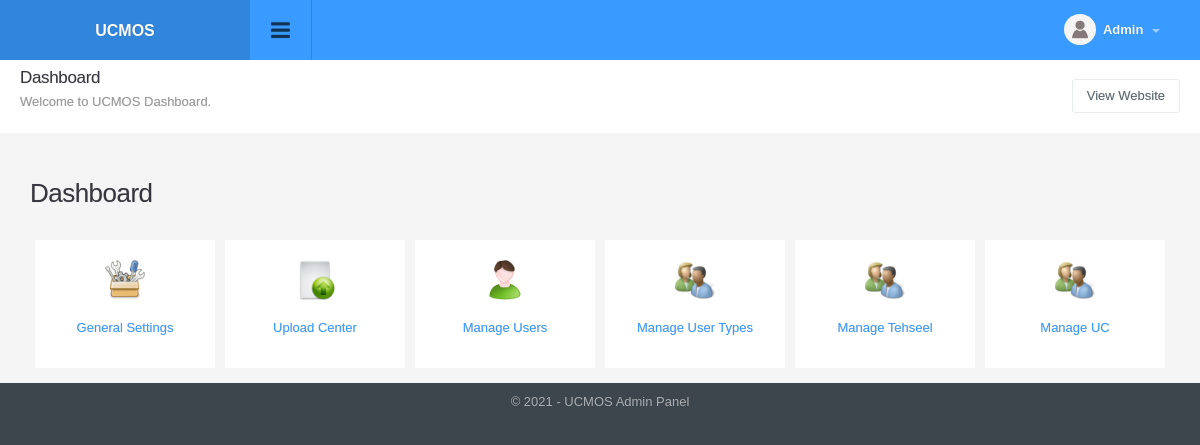
Page /index.php (signed in) on the earlier database version.
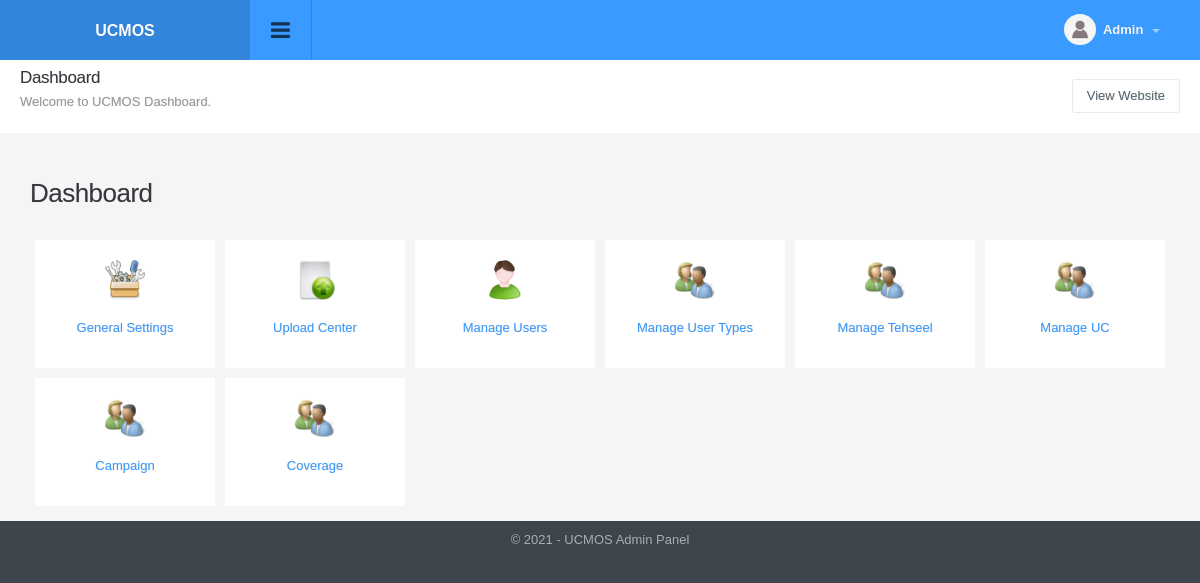
Same page on the later database version.
### tables this page shows
CREATE TABLE `menu` (
  `id` int(11) NOT NULL,
  `title` varchar(100) NOT NULL,
  `url` varchar(100) NOT NULL,
  `parent_id` int(11) NOT NULL,
  `depth` int(1) NOT NULL,
  `sortorder` int(11) NOT NULL,
  `icon` varchar(200) NOT NULL,
  `small_icon` varchar(200) NOT NULL
);

### include/utility.php (called while the page is built, shortened)
<?php
function get_config($var){
	global $dblink;
	$sql="select value from config_variable where `key`='".slash($var)."'";
	$resConfig=doquery($sql,$dblink);
	if(numrows($resConfig)>0){
		while($rowConfig=dofetch($resConfig))
			return unslash($rowConfig["value"]);
	}
}
$site_title=get_config("site_title");
$site_url=get_config("site_url");
$file_upload_root="./uploads/";
function slash($str){
	if(!is_array($str))
		return utf8_encode(addslashes($str));
	else{
		for($i=0; $i<count($str); $i++)
			$str[$i]=slash($str[$i]);
		return $str;
	}
}
function unslash($str){
	return stripslashes(utf8_decode($str));
	}

### include/db.php (called while the page is built, shortened)
<?php
function doquery($qr,$lnk){
	@$res=mysqli_query($lnk,$qr) or die($qr." - ".mysqli_error($lnk));
	return $res;
}
function dofetch($rs){
	@$rec=mysqli_fetch_array($rs);
	return $rec;
}
function numrows($rs){
	return mysqli_num_rows($rs);
}

### index.php (the view, shortened to what this page needs)
<?php
include("include/db.php");
include("include/utility.php");
?>
<?php include("include/header.php");?>
   <div class="page-header">
        <h1 class="title">Dashboard</h1>
        <ol class="breadcrumb">
            <li class="active">Welcome to <?php echo $site_title?> Dashboard.</li>
        </ol>
        <div class="right">
            <div class="btn-group" role="group" aria-label="...">
                <a href="<?php echo $site_url?>" class="btn btn-light" target="_blank" title="View Website">View Website</a>
            </div>
        </div>
    </div>
    <div class="container-widget row">
        <div class="col-md-12">
            <?php
            $res=doquery("Select * from menu where parent_id=0 order by sortorder ASC",$dblink);
            if(numrows($res)>0){
                while($rec=dofetch($res)){
                    ?>
                    <h2 class="title"><?php echo $rec["title"]?></h2>
                    <?php
                    $res1=doquery("Select * from menu where parent_id=".$rec["id"]." order by sortorder ASC",$dblink);
                    if(numrows($res1)>0){
                        ?>
                        <ul class="menu-boxes clearfix">
                            <?php
                            while($rec1=dofetch($res1)){
                                ?>
                                <li class="col-xs-6 col-md-2 col-sm-3">
                                    <a href="<?php echo $rec1["url"]?>">
                                        <span class="project-icon"><img width="40px" height="40px" title="<?php echo $rec1['title'];?>" alt="Menu Icon" src="<?php echo $file_upload_root?>menu/<?php echo $rec1["icon"]?>"></span>
                                        <span><?php echo $rec1["title"];?></span>
                                    </a>
                                </li>
                                <?php
                            }
                            ?>
                        </ul>
                        <?php
                    }
                }
            }
            ?>
        </div>
    </div>
</div>
<?php include("include/footer.php");?>

Differences in the rows shown:
added menu: icon (picture), title "Campaign", shown under "Dashboard"
added menu: icon (picture), title "Coverage", shown under "Dashboard"
